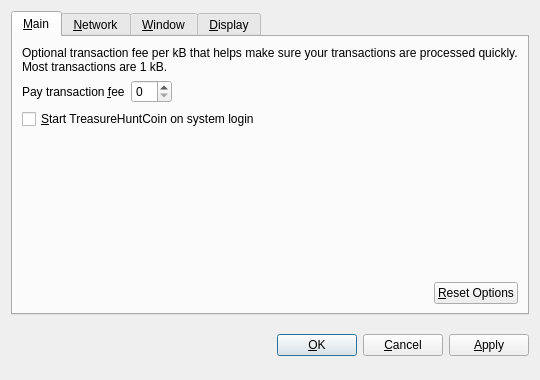
<?xml version="1.0" encoding="UTF-8"?>
<ui version="4.0">
 <class>OptionsDialog</class>
 <widget class="QDialog" name="OptionsDialog">
  <property name="geometry">
   <rect>
    <x>0</x>
    <y>0</y>
    <width>540</width>
    <height>380</height>
   </rect>
  </property>
  <property name="windowTitle">
   <string>Options</string>
  </property>
  <property name="modal">
   <bool>true</bool>
  </property>
  <layout class="QVBoxLayout" name="verticalLayout">
   <item>
    <widget class="QTabWidget" name="tabWidget">
     <property name="tabPosition">
      <enum>QTabWidget::North</enum>
     </property>
     <property name="currentIndex">
      <number>0</number>
     </property>
     <widget class="QWidget" name="tabMain">
      <attribute name="title">
       <string>&amp;Main</string>
      </attribute>
      <layout class="QVBoxLayout" name="verticalLayout_Main">
       <item>
        <widget class="QLabel" name="transactionFeeInfoLabel">
         <property name="text">
          <string>Optional transaction fee per kB that helps make sure your transactions are processed quickly. Most transactions are 1 kB.</string>
         </property>
         <property name="textFormat">
          <enum>Qt::PlainText</enum>
         </property>
         <property name="wordWrap">
          <bool>true</bool>
         </property>
        </widget>
       </item>
       <item>
        <layout class="QHBoxLayout" name="horizontalLayout_1_Main">
         <item>
          <widget class="QLabel" name="transactionFeeLabel">
           <property name="text">
            <string>Pay transaction &amp;fee</string>
           </property>
           <property name="textFormat">
            <enum>Qt::PlainText</enum>
           </property>
           <property name="buddy">
            <cstring>transactionFee</cstring>
           </property>
          </widget>
         </item>
         <item>
          <widget class="BitcoinAmountField" name="transactionFee"/>
         </item>
         <item>
          <spacer name="horizontalSpacer_1_Main">
           <property name="orientation">
            <enum>Qt::Horizontal</enum>
           </property>
           <property name="sizeHint" stdset="0">
            <size>
             <width>40</width>
             <height>20</height>
            </size>
           </property>
          </spacer>
         </item>
        </layout>
       </item>
       <item>
        <widget class="QCheckBox" name="bitcoinAtStartup">
         <property name="toolTip">
          <string>Automatically start TreasureHuntCoin after logging in to the system.</string>
         </property>
         <property name="text">
          <string>&amp;Start TreasureHuntCoin on system login</string>
         </property>
        </widget>
       </item>
       <item>
        <spacer name="verticalSpacer_Main">
         <property name="orientation">
          <enum>Qt::Vertical</enum>
         </property>
         <property name="sizeHint" stdset="0">
          <size>
           <width>20</width>
           <height>40</height>
          </size>
         </property>
        </spacer>
       </item>
       <item>
        <layout class="QHBoxLayout" name="horizontalLayout_2_Main">
         <item>
          <spacer name="horizontalSpacer_2_Main">
           <property name="orientation">
            <enum>Qt::Horizontal</enum>
           </property>
           <property name="sizeHint" stdset="0">
            <size>
             <width>40</width>
             <height>20</height>
            </size>
           </property>
          </spacer>
         </item>
         <item>
          <widget class="QPushButton" name="resetButton">
           <property name="toolTip">
            <string>Reset all client options to default.</string>
           </property>
           <property name="text">
            <string>&amp;Reset Options</string>
           </property>
           <property name="autoDefault">
            <bool>false</bool>
           </property>
          </widget>
         </item>
        </layout>
       </item>
      </layout>
     </widget>
     <widget class="QWidget" name="tabNetwork">
      <attribute name="title">
       <string>&amp;Network</string>
      </attribute>
      <layout class="QVBoxLayout" name="verticalLayout_Network">
       <item>
        <widget class="QCheckBox" name="mapPortUpnp">
         <property name="toolTip">
          <string>Automatically open the TreasureHuntCoin client port on the router. This only works when your router supports UPnP and it is enabled.</string>
         </property>
         <property name="text">
          <string>Map port using &amp;UPnP</string>
         </property>
        </widget>
       </item>
       <item>
        <widget class="QCheckBox" name="connectSocks">
         <property name="toolTip">
          <string>Connect to the TreasureHuntCoin network through a SOCKS proxy (e.g. when connecting through Tor).</string>
         </property>
         <property name="text">
          <string>&amp;Connect through SOCKS proxy:</string>
         </property>
        </widget>
       </item>
       <item>
        <layout class="QHBoxLayout" name="horizontalLayout_Network">
         <item>
          <widget class="QLabel" name="proxyIpLabel">
           <property name="text">
            <string>Proxy &amp;IP:</string>
           </property>
           <property name="textFormat">
            <enum>Qt::PlainText</enum>
           </property>
           <property name="buddy">
            <cstring>proxyIp</cstring>
           </property>
          </widget>
         </item>
         <item>
          <widget class="QValidatedLineEdit" name="proxyIp">
           <property name="maximumSize">
            <size>
             <width>140</width>
             <height>16777215</height>
            </size>
           </property>
           <property name="toolTip">
            <string>IP address of the proxy (e.g. 127.0.0.1)</string>
           </property>
          </widget>
         </item>
         <item>
          <widget class="QLabel" name="proxyPortLabel">
           <property name="text">
            <string>&amp;Port:</string>
           </property>
           <property name="textFormat">
            <enum>Qt::PlainText</enum>
           </property>
           <property name="buddy">
            <cstring>proxyPort</cstring>
           </property>
          </widget>
         </item>
         <item>
          <widget class="QLineEdit" name="proxyPort">
           <property name="maximumSize">
            <size>
             <width>55</width>
             <height>16777215</height>
            </size>
           </property>
           <property name="toolTip">
            <string>Port of the proxy (e.g. 9050)</string>
           </property>
          </widget>
         </item>
         <item>
          <widget class="QLabel" name="socksVersionLabel">
           <property name="text">
            <string>SOCKS &amp;Version:</string>
           </property>
           <property name="textFormat">
            <enum>Qt::PlainText</enum>
           </property>
           <property name="buddy">
            <cstring>socksVersion</cstring>
           </property>
          </widget>
         </item>
         <item>
          <widget class="QValueComboBox" name="socksVersion">
           <property name="toolTip">
            <string>SOCKS version of the proxy (e.g. 5)</string>
           </property>
          </widget>
         </item>
         <item>
          <spacer name="horizontalSpacer_Network">
           <property name="orientation">
            <enum>Qt::Horizontal</enum>
           </property>
           <property name="sizeHint" stdset="0">
            <size>
             <width>40</width>
             <height>20</height>
            </size>
           </property>
          </spacer>
         </item>
        </layout>
       </item>
       <item>
        <spacer name="verticalSpacer_Network">
         <property name="orientation">
          <enum>Qt::Vertical</enum>
         </property>
         <property name="sizeHint" stdset="0">
          <size>
           <width>20</width>
           <height>40</height>
          </size>
         </property>
        </spacer>
       </item>
      </layout>
     </widget>
     <widget class="QWidget" name="tabWindow">
      <attribute name="title">
       <string>&amp;Window</string>
      </attribute>
      <layout class="QVBoxLayout" name="verticalLayout_Window">
       <item>
        <widget class="QCheckBox" name="minimizeToTray">
         <property name="toolTip">
          <string>Show only a tray icon after minimizing the window.</string>
         </property>
         <property name="text">
          <string>&amp;Minimize to the tray instead of the taskbar</string>
         </property>
        </widget>
       </item>
       <item>
        <widget class="QCheckBox" name="minimizeOnClose">
         <property name="toolTip">
          <string>Minimize instead of exit the application when the window is closed. When this option is enabled, the application will be closed only after selecting Quit in the menu.</string>
         </property>
         <property name="text">
          <string>M&amp;inimize on close</string>
         </property>
        </widget>
       </item>
       <item>
        <spacer name="verticalSpacer_Window">
         <property name="orientation">
          <enum>Qt::Vertical</enum>
         </property>
         <property name="sizeHint" stdset="0">
          <size>
           <width>20</width>
           <height>40</height>
          </size>
         </property>
        </spacer>
       </item>
      </layout>
     </widget>
     <widget class="QWidget" name="tabDisplay">
      <attribute name="title">
       <string>&amp;Display</string>
      </attribute>
      <layout class="QVBoxLayout" name="verticalLayout_Display">
       <item>
        <layout class="QHBoxLayout" name="horizontalLayout_1_Display">
         <item>
          <widget class="QLabel" name="langLabel">
           <property name="text">
            <string>User Interface &amp;language:</string>
           </property>
           <property name="textFormat">
            <enum>Qt::PlainText</enum>
           </property>
           <property name="buddy">
            <cstring>lang</cstring>
           </property>
          </widget>
         </item>
         <item>
          <widget class="QValueComboBox" name="lang">
           <property name="toolTip">
            <string>The user interface language can be set here. This setting will take effect after restarting TreasureHuntCoin.</string>
           </property>
          </widget>
         </item>
        </layout>
       </item>
       <item>
        <layout class="QHBoxLayout" name="horizontalLayout_2_Display">
         <item>
          <widget class="QLabel" name="unitLabel">
           <property name="text">
            <string>&amp;Unit to show amounts in:</string>
           </property>
           <property name="textFormat">
            <enum>Qt::PlainText</enum>
           </property>
           <property name="buddy">
            <cstring>unit</cstring>
           </property>
          </widget>
         </item>
         <item>
          <widget class="QValueComboBox" name="unit">
           <property name="toolTip">
            <string>Choose the default subdivision unit to show in the interface and when sending coins.</string>
           </property>
          </widget>
         </item>
        </layout>
       </item>
       <item>
        <widget class="QCheckBox" name="displayAddresses">
         <property name="toolTip">
          <string>Whether to show TreasureHuntCoin addresses in the transaction list or not.</string>
         </property>
         <property name="text">
          <string>&amp;Display addresses in transaction list</string>
         </property>
        </widget>
       </item>
       <item>
        <widget class="QCheckBox" name="coinControlFeatures">
         <property name="toolTip">
          <string>Whether to show coin control features or not.</string>
         </property>
         <property name="text">
          <string>Display coin &amp;control features (experts only!)</string>
         </property>
        </widget>
       </item>
       <item>
        <spacer name="verticalSpacer_Display">
         <property name="orientation">
          <enum>Qt::Vertical</enum>
         </property>
         <property name="sizeHint" stdset="0">
          <size>
           <width>20</width>
           <height>40</height>
          </size>
         </property>
        </spacer>
       </item>
      </layout>
     </widget>
    </widget>
   </item>
   <item>
    <layout class="QHBoxLayout" name="horizontalLayout_Buttons">
     <item>
      <spacer name="horizontalSpacer_1">
       <property name="orientation">
        <enum>Qt::Horizontal</enum>
       </property>
       <property name="sizeHint" stdset="0">
        <size>
         <width>40</width>
         <height>48</height>
        </size>
       </property>
      </spacer>
     </item>
     <item>
      <widget class="QLabel" name="statusLabel">
       <property name="font">
        <font>
         <weight>75</weight>
         <bold>true</bold>
        </font>
       </property>
       <property name="text">
        <string/>
       </property>
       <property name="textFormat">
        <enum>Qt::PlainText</enum>
       </property>
       <property name="wordWrap">
        <bool>true</bool>
       </property>
      </widget>
     </item>
     <item>
      <spacer name="horizontalSpacer_2">
       <property name="orientation">
        <enum>Qt::Horizontal</enum>
       </property>
       <property name="sizeHint" stdset="0">
        <size>
         <width>40</width>
         <height>48</height>
        </size>
       </property>
      </spacer>
     </item>
     <item>
      <widget class="QPushButton" name="okButton">
       <property name="text">
        <string>&amp;OK</string>
       </property>
      </widget>
     </item>
     <item>
      <widget class="QPushButton" name="cancelButton">
       <property name="text">
        <string>&amp;Cancel</string>
       </property>
       <property name="autoDefault">
        <bool>false</bool>
       </property>
      </widget>
     </item>
     <item>
      <widget class="QPushButton" name="applyButton">
       <property name="text">
        <string>&amp;Apply</string>
       </property>
       <property name="autoDefault">
        <bool>false</bool>
       </property>
      </widget>
     </item>
    </layout>
   </item>
  </layout>
 </widget>
 <customwidgets>
  <customwidget>
   <class>BitcoinAmountField</class>
   <extends>QSpinBox</extends>
   <header>bitcoinamountfield.h</header>
  </customwidget>
  <customwidget>
   <class>QValueComboBox</class>
   <extends>QComboBox</extends>
   <header>qvaluecombobox.h</header>
  </customwidget>
  <customwidget>
   <class>QValidatedLineEdit</class>
   <extends>QLineEdit</extends>
   <header>qvalidatedlineedit.h</header>
  </customwidget>
 </customwidgets>
 <resources/>
 <connections/>
</ui>
